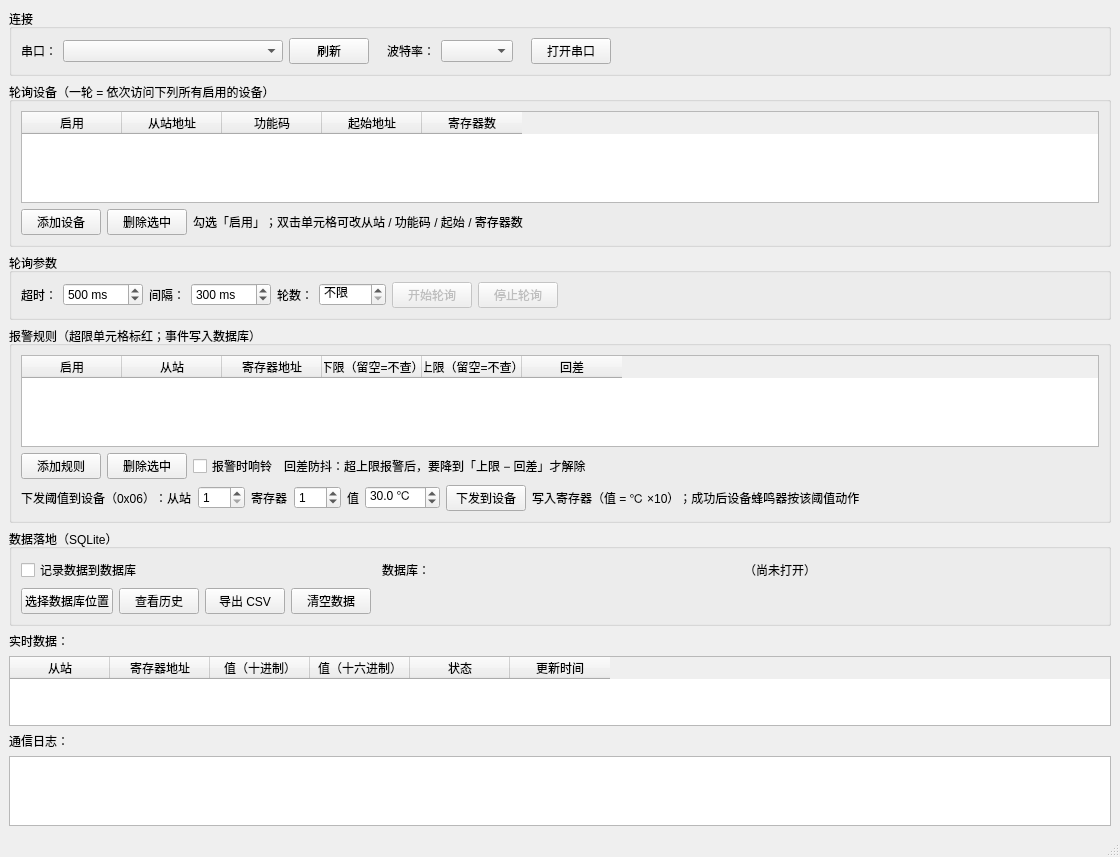
<?xml version="1.0" encoding="UTF-8"?>
<ui version="4.0">
 <class>MainWindow</class>
 <widget class="QMainWindow" name="MainWindow">
  <property name="geometry">
   <rect>
    <x>0</x>
    <y>0</y>
    <width>1120</width>
    <height>800</height>
   </rect>
  </property>
  <property name="windowTitle">
   <string>Modbus RTU 上位机</string>
  </property>
  <widget class="QWidget" name="centralwidget">
   <layout class="QVBoxLayout" name="rootLayout">
    <item>
     <widget class="QGroupBox" name="connBox">
      <property name="title">
       <string>连接</string>
      </property>
      <layout class="QHBoxLayout" name="connLayout">
       <item>
        <widget class="QLabel" name="labelPort">
         <property name="text">
          <string>串口：</string>
         </property>
        </widget>
       </item>
       <item>
        <widget class="QComboBox" name="m_portBox">
         <property name="minimumSize">
          <size>
           <width>220</width>
           <height>0</height>
          </size>
         </property>
        </widget>
       </item>
       <item>
        <widget class="QPushButton" name="m_refreshBtn">
         <property name="text">
          <string>刷新</string>
         </property>
        </widget>
       </item>
       <item>
        <spacer name="connSpacer1">
         <property name="orientation">
          <enum>Qt::Orientation::Horizontal</enum>
         </property>
         <property name="sizeType">
          <enum>QSizePolicy::Policy::Fixed</enum>
         </property>
         <property name="sizeHint" stdset="0">
          <size>
           <width>12</width>
           <height>0</height>
          </size>
         </property>
        </spacer>
       </item>
       <item>
        <widget class="QLabel" name="labelBaud">
         <property name="text">
          <string>波特率：</string>
         </property>
        </widget>
       </item>
       <item>
        <widget class="QComboBox" name="m_baudBox"/>
       </item>
       <item>
        <spacer name="connSpacer2">
         <property name="orientation">
          <enum>Qt::Orientation::Horizontal</enum>
         </property>
         <property name="sizeType">
          <enum>QSizePolicy::Policy::Fixed</enum>
         </property>
         <property name="sizeHint" stdset="0">
          <size>
           <width>12</width>
           <height>0</height>
          </size>
         </property>
        </spacer>
       </item>
       <item>
        <widget class="QPushButton" name="m_openBtn">
         <property name="text">
          <string>打开串口</string>
         </property>
        </widget>
       </item>
       <item>
        <spacer name="connSpacer3">
         <property name="orientation">
          <enum>Qt::Orientation::Horizontal</enum>
         </property>
         <property name="sizeHint" stdset="0">
          <size>
           <width>40</width>
           <height>20</height>
          </size>
         </property>
        </spacer>
       </item>
      </layout>
     </widget>
    </item>
    <item>
     <widget class="QGroupBox" name="deviceBox">
      <property name="title">
       <string>轮询设备（一轮 = 依次访问下列所有启用的设备）</string>
      </property>
      <layout class="QVBoxLayout" name="deviceLayout">
       <item>
        <widget class="QTableWidget" name="m_deviceTable">
         <property name="minimumSize">
          <size>
           <width>0</width>
           <height>92</height>
          </size>
         </property>
         <property name="selectionMode">
          <enum>QAbstractItemView::SelectionMode::SingleSelection</enum>
         </property>
         <property name="selectionBehavior">
          <enum>QAbstractItemView::SelectionBehavior::SelectRows</enum>
         </property>
         <column>
          <property name="text">
           <string>启用</string>
          </property>
         </column>
         <column>
          <property name="text">
           <string>从站地址</string>
          </property>
         </column>
         <column>
          <property name="text">
           <string>功能码</string>
          </property>
         </column>
         <column>
          <property name="text">
           <string>起始地址</string>
          </property>
         </column>
         <column>
          <property name="text">
           <string>寄存器数</string>
          </property>
         </column>
        </widget>
       </item>
       <item>
        <layout class="QHBoxLayout" name="deviceBtnLayout">
         <item>
          <widget class="QPushButton" name="m_addDeviceBtn">
           <property name="toolTip">
            <string>按当前最大从站地址 +1 添加一台设备</string>
           </property>
           <property name="text">
            <string>添加设备</string>
           </property>
          </widget>
         </item>
         <item>
          <widget class="QPushButton" name="m_delDeviceBtn">
           <property name="text">
            <string>删除选中</string>
           </property>
          </widget>
         </item>
         <item>
          <widget class="QLabel" name="labelDeviceHint">
           <property name="text">
            <string>勾选「启用」；双击单元格可改从站 / 功能码 / 起始 / 寄存器数</string>
           </property>
          </widget>
         </item>
         <item>
          <spacer name="deviceSpacer">
           <property name="orientation">
            <enum>Qt::Orientation::Horizontal</enum>
           </property>
           <property name="sizeHint" stdset="0">
            <size>
             <width>40</width>
             <height>20</height>
            </size>
           </property>
          </spacer>
         </item>
        </layout>
       </item>
      </layout>
     </widget>
    </item>
    <item>
     <widget class="QGroupBox" name="pollBox">
      <property name="title">
       <string>轮询参数</string>
      </property>
      <layout class="QHBoxLayout" name="pollLayout">
       <item>
        <widget class="QLabel" name="labelTimeout">
         <property name="text">
          <string>超时：</string>
         </property>
        </widget>
       </item>
       <item>
        <widget class="QSpinBox" name="m_timeoutSpin">
         <property name="suffix">
          <string> ms</string>
         </property>
         <property name="minimum">
          <number>1</number>
         </property>
         <property name="maximum">
          <number>60000</number>
         </property>
         <property name="value">
          <number>500</number>
         </property>
        </widget>
       </item>
       <item>
        <widget class="QLabel" name="labelInterval">
         <property name="text">
          <string>间隔：</string>
         </property>
        </widget>
       </item>
       <item>
        <widget class="QSpinBox" name="m_intervalSpin">
         <property name="suffix">
          <string> ms</string>
         </property>
         <property name="minimum">
          <number>10</number>
         </property>
         <property name="maximum">
          <number>60000</number>
         </property>
         <property name="value">
          <number>300</number>
         </property>
        </widget>
       </item>
       <item>
        <widget class="QLabel" name="labelMaxPoll">
         <property name="text">
          <string>轮数：</string>
         </property>
        </widget>
       </item>
       <item>
        <widget class="QSpinBox" name="m_maxPollSpin">
         <property name="toolTip">
          <string>轮询多少轮后自动停止（一轮 = 所有启用设备各访问一次）；0 = 不限，持续采集</string>
         </property>
         <property name="specialValueText">
          <string>不限</string>
         </property>
         <property name="maximum">
          <number>1000000</number>
         </property>
        </widget>
       </item>
       <item>
        <widget class="QPushButton" name="m_startBtn">
         <property name="enabled">
          <bool>false</bool>
         </property>
         <property name="text">
          <string>开始轮询</string>
         </property>
        </widget>
       </item>
       <item>
        <widget class="QPushButton" name="m_stopBtn">
         <property name="enabled">
          <bool>false</bool>
         </property>
         <property name="text">
          <string>停止轮询</string>
         </property>
        </widget>
       </item>
       <item>
        <spacer name="pollSpacer">
         <property name="orientation">
          <enum>Qt::Orientation::Horizontal</enum>
         </property>
         <property name="sizeHint" stdset="0">
          <size>
           <width>40</width>
           <height>20</height>
          </size>
         </property>
        </spacer>
       </item>
      </layout>
     </widget>
    </item>
    <item>
     <widget class="QGroupBox" name="alarmBox">
      <property name="title">
       <string>报警规则（超限单元格标红；事件写入数据库）</string>
      </property>
      <layout class="QVBoxLayout" name="alarmLayout">
       <item>
        <widget class="QTableWidget" name="m_alarmTable">
         <property name="minimumSize">
          <size>
           <width>0</width>
           <height>92</height>
          </size>
         </property>
         <property name="selectionMode">
          <enum>QAbstractItemView::SelectionMode::SingleSelection</enum>
         </property>
         <property name="selectionBehavior">
          <enum>QAbstractItemView::SelectionBehavior::SelectRows</enum>
         </property>
         <column>
          <property name="text">
           <string>启用</string>
          </property>
         </column>
         <column>
          <property name="text">
           <string>从站</string>
          </property>
         </column>
         <column>
          <property name="text">
           <string>寄存器地址</string>
          </property>
         </column>
         <column>
          <property name="text">
           <string>下限（留空=不查）</string>
          </property>
         </column>
         <column>
          <property name="text">
           <string>上限（留空=不查）</string>
          </property>
         </column>
         <column>
          <property name="text">
           <string>回差</string>
          </property>
         </column>
        </widget>
       </item>
       <item>
        <layout class="QHBoxLayout" name="alarmBtnLayout">
         <item>
          <widget class="QPushButton" name="m_addAlarmBtn">
           <property name="text">
            <string>添加规则</string>
           </property>
          </widget>
         </item>
         <item>
          <widget class="QPushButton" name="m_delAlarmBtn">
           <property name="text">
            <string>删除选中</string>
           </property>
          </widget>
         </item>
         <item>
          <widget class="QCheckBox" name="m_beepBox">
           <property name="text">
            <string>报警时响铃</string>
           </property>
          </widget>
         </item>
         <item>
          <widget class="QLabel" name="labelAlarmHint">
           <property name="text">
            <string>回差防抖：超上限报警后，要降到「上限 − 回差」才解除</string>
           </property>
          </widget>
         </item>
         <item>
          <spacer name="alarmSpacer">
           <property name="orientation">
            <enum>Qt::Orientation::Horizontal</enum>
           </property>
           <property name="sizeHint" stdset="0">
            <size>
             <width>40</width>
             <height>20</height>
            </size>
           </property>
          </spacer>
         </item>
        </layout>
       </item>
        <item>
         <layout class="QHBoxLayout" name="sendTargetLayout">
          <item>
           <widget class="QLabel" name="labelSendTitle">
            <property name="text">
             <string>下发阈值到设备（0x06）：从站</string>
            </property>
           </widget>
          </item>
          <item>
           <widget class="QSpinBox" name="m_sendSlaveSpin">
            <property name="minimum">
             <number>1</number>
            </property>
            <property name="maximum">
             <number>247</number>
            </property>
            <property name="value">
             <number>1</number>
            </property>
           </widget>
          </item>
          <item>
           <widget class="QLabel" name="labelSendReg">
            <property name="text">
             <string>寄存器</string>
            </property>
           </widget>
          </item>
          <item>
           <widget class="QSpinBox" name="m_sendRegSpin">
            <property name="toolTip">
             <string>ESP32 固件里上限阈值是寄存器 1</string>
            </property>
            <property name="maximum">
             <number>999</number>
            </property>
            <property name="value">
             <number>1</number>
            </property>
           </widget>
          </item>
          <item>
           <widget class="QLabel" name="labelSendVal">
            <property name="text">
             <string>值</string>
            </property>
           </widget>
          </item>
          <item>
           <widget class="QDoubleSpinBox" name="m_targetSpinBox">
            <property name="decimals">
             <number>1</number>
            </property>
            <property name="maximum">
             <double>120.000000000000000</double>
            </property>
            <property name="singleStep">
             <double>0.500000000000000</double>
            </property>
            <property name="value">
             <double>30.000000000000000</double>
            </property>
            <property name="suffix">
             <string> ℃</string>
            </property>
           </widget>
          </item>
          <item>
           <widget class="QPushButton" name="m_sendTargetBtn">
            <property name="text">
             <string>下发到设备</string>
            </property>
           </widget>
          </item>
          <item>
           <widget class="QLabel" name="labelSendHint">
            <property name="text">
             <string>写入寄存器（值 = ℃ ×10）；成功后设备蜂鸣器按该阈值动作</string>
            </property>
           </widget>
          </item>
          <item>
           <spacer name="sendTargetSpacer">
            <property name="orientation">
             <enum>Qt::Orientation::Horizontal</enum>
            </property>
            <property name="sizeHint" stdset="0">
             <size>
              <width>40</width>
              <height>20</height>
             </size>
            </property>
           </spacer>
          </item>
         </layout>
        </item>
      </layout>
     </widget>
    </item>
    <item>
     <widget class="QGroupBox" name="dbBox">
      <property name="title">
       <string>数据落地（SQLite）</string>
      </property>
      <layout class="QVBoxLayout" name="dbLayout">
       <item>
        <layout class="QHBoxLayout" name="dbRow1">
         <item>
          <widget class="QCheckBox" name="m_recordBox">
           <property name="toolTip">
            <string>勾选后，每一次成功读取的每个寄存器都会写入数据库</string>
           </property>
           <property name="text">
            <string>记录数据到数据库</string>
           </property>
          </widget>
         </item>
         <item>
          <widget class="QLabel" name="labelDbPath">
           <property name="text">
            <string>数据库：</string>
           </property>
          </widget>
         </item>
         <item>
          <widget class="QLabel" name="m_dbPathLabel">
           <property name="text">
            <string>（尚未打开）</string>
           </property>
          </widget>
         </item>
        </layout>
       </item>
       <item>
        <layout class="QHBoxLayout" name="dbRow2">
         <item>
          <widget class="QPushButton" name="m_chooseDbDirBtn">
           <property name="toolTip">
            <string>选择保存数据库的文件夹；选过一次会记住（存在配置文件里）</string>
           </property>
           <property name="text">
            <string>选择数据库位置</string>
           </property>
          </widget>
         </item>
         <item>
          <widget class="QPushButton" name="m_historyBtn">
           <property name="text">
            <string>查看历史</string>
           </property>
          </widget>
         </item>
         <item>
          <widget class="QPushButton" name="m_exportBtn">
           <property name="text">
            <string>导出 CSV</string>
           </property>
          </widget>
         </item>
         <item>
          <widget class="QPushButton" name="m_clearBtn">
           <property name="text">
            <string>清空数据</string>
           </property>
          </widget>
         </item>
         <item>
          <spacer name="dbSpacer">
           <property name="orientation">
            <enum>Qt::Orientation::Horizontal</enum>
           </property>
           <property name="sizeHint" stdset="0">
            <size>
             <width>40</width>
             <height>20</height>
            </size>
           </property>
          </spacer>
         </item>
        </layout>
       </item>
      </layout>
     </widget>
    </item>
    <item>
     <widget class="QLabel" name="labelTable">
      <property name="text">
       <string>实时数据：</string>
      </property>
     </widget>
    </item>
    <item>
     <widget class="QTableWidget" name="m_table">
      <property name="editTriggers">
       <set>QAbstractItemView::EditTrigger::NoEditTriggers</set>
      </property>
      <property name="selectionBehavior">
       <enum>QAbstractItemView::SelectionBehavior::SelectRows</enum>
      </property>
      <column>
       <property name="text">
        <string>从站</string>
       </property>
      </column>
      <column>
       <property name="text">
        <string>寄存器地址</string>
       </property>
      </column>
      <column>
       <property name="text">
        <string>值（十进制）</string>
       </property>
      </column>
      <column>
       <property name="text">
        <string>值（十六进制）</string>
       </property>
      </column>
      <column>
       <property name="text">
        <string>状态</string>
       </property>
      </column>
      <column>
       <property name="text">
        <string>更新时间</string>
       </property>
      </column>
     </widget>
    </item>
    <item>
     <widget class="QLabel" name="labelLog">
      <property name="text">
       <string>通信日志：</string>
      </property>
     </widget>
    </item>
    <item>
     <widget class="QPlainTextEdit" name="m_log">
      <property name="readOnly">
       <bool>true</bool>
      </property>
      <property name="maximumBlockCount">
       <number>2000</number>
      </property>
     </widget>
    </item>
   </layout>
  </widget>
  <widget class="QStatusBar" name="statusbar"/>
 </widget>
 <resources/>
 <connections/>
</ui>
